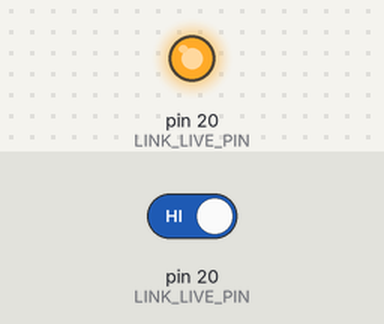
Simulated run of this program. Board: Arduino Mega 2560, built with avr-gcc and run on an emulated ATmega2560. Shown: output pins drawn as LEDs (lit = HIGH). The inputs (shaded band) are chosen by the test bench; at power-on: pin 20 (LINK_LIVE_PIN) HIGH. What the program prints to the serial monitor is not drawn.

Above: at 1.2 s.
1.3 s: pin 20 (LINK_LIVE_PIN) driven LOW
Timing chart, 0 to 4.3 s (numbered marks = the images above; inputs shaded):
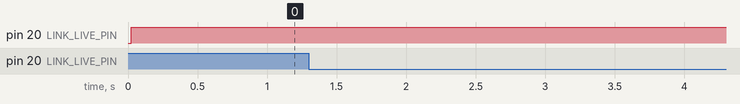

The program:

main.cpp
```cpp
#include <Arduino.h>

#define ticksToUs(_ticks) ((double) _ticks / 2.0) // (prescaled ticks * 8) / (16 MHz) * (1000000 us/s)
#define usToTicks(_us) ((uint16_t) (_us * 2))

// Full forward value: 1.861ms
// Full neutral value: 1.469ms
// Full reverse value: 1.077ms

constexpr uint8_t LINK_LIVE_PIN = 20; // MAKE SURE TO SET TO CORRECT VALUE
constexpr uint16_t NEUTRAL_TICKS = usToTicks(1469); // Neutral pulse length
constexpr uint16_t MAX_TICKS = usToTicks(1861); // Max pulse length
constexpr uint16_t MAIN_KS = 0; // Ticks
constexpr uint16_t MAIN_KV = 0.1; // Ticks per RPM

static bool inited = false;

static volatile bool runDataTick = false;
static volatile uint8_t currentTick = 0;
static volatile bool ticked = false;

static volatile uint16_t rawDataItems[11];

static uint16_t targetThrottleTicks = usToTicks(1469); // Neutral pulse length: 1.469ms

long prevTime = 0; // Serial delay tracking

SIGNAL (TIMER4_COMPA_vect) {
    // Serial.println("P");
    detachInterrupt(digitalPinToInterrupt(LINK_LIVE_PIN));
    pinMode(LINK_LIVE_PIN, OUTPUT);
    digitalWrite(LINK_LIVE_PIN, LOW);
    // Serial.println("T");

    TCNT4 = 0;
    OCR4B = targetThrottleTicks;

    if (ticked == false) {
        currentTick = 0;
    } else {
        ticked = false;
    }
}

void dataTick() {
    if (!runDataTick) {
        runDataTick = true;
        return;
    }
    detachInterrupt(digitalPinToInterrupt(LINK_LIVE_PIN));
    rawDataItems[currentTick] = TCNT4 - OCR4B;
    // if (currentTick == 6) Serial.println(rawDataItems[currentTick]);
    // Serial.println(currentTick);
    ticked = true;
    currentTick++;
}

SIGNAL (TIMER4_COMPB_vect) {
    digitalWrite(LINK_LIVE_PIN, HIGH);
    pinMode(LINK_LIVE_PIN, INPUT);
    // EIFR = 0; // &= 0b11111101; // MAKE SURE TO CHANGE THIS IF NOT USING PIN 20
    runDataTick = false;
    attachInterrupt(digitalPinToInterrupt(LINK_LIVE_PIN), dataTick, FALLING);
}

float latestRPM() {
    return
        (ticksToUs(rawDataItems[6])
        * (500.0 / (double) (ticksToUs(rawDataItems[0]) - ticksToUs(min(rawDataItems[9], rawDataItems[10])))) // Applying the timescale calibration
        - 500.0); // The minimum signal is 0.5ms, meaning a 0.5ms data point after calibration represents 0
        // * (20416.7 / 1000.0); // For RPM specifically, 1ms represents 20416.7 RPM => (20416.7 RPM / 1000us)
}

void setup() {
    Serial.begin(115200);

    Serial.println("[SERIAL STARTED]");

    TCCR4A = 0;
    TCCR4B = 2; // 00 00 00 10
    TCNT4 = 0;
    OCR4A = 40000;
    OCR4B = NEUTRAL_TICKS;
    TIFR4 = 6; // 00 00 01 10
    TIMSK4 = 6; // 00 00 01 10

    Serial.println("[TIMER SETUP]");

    inited = true;
}

void loop() {
  // Serial.println(currentTick);

  unsigned long currentTime = millis();

  if (currentTime - prevTime >= 1000) {
    prevTime = currentTime;

    float rpm = latestRPM();

    Serial.println(rpm);
    // Serial.println(rawDataItems[6]);
    // Serial.println(rawDataItems[0]);
    // Serial.println((500.0 / (double) (ticksToUs(rawDataItems[0]) - ticksToUs(min(rawDataItems[9], rawDataItems[10])))));
  }

  int bytes = Serial.available();

  if (bytes > 0) {
    char digits[bytes];

    for (int i = 0; i < bytes; i++) {
      digits[i] = Serial.read();
    }

    digits[bytes - 1] = 0;

    int targetRPM = constrain(atoi(digits), 0, 30000);

    /// Serial.println(targetRPM);

    uint16_t feedforward = 60; // (MAIN_KS * (targetRPM == 0 ? 0 : 1)) + (MAIN_KV * targetRPM);
    targetThrottleTicks = constrain(NEUTRAL_TICKS + feedforward, NEUTRAL_TICKS, MAX_TICKS);
  }
}
```
